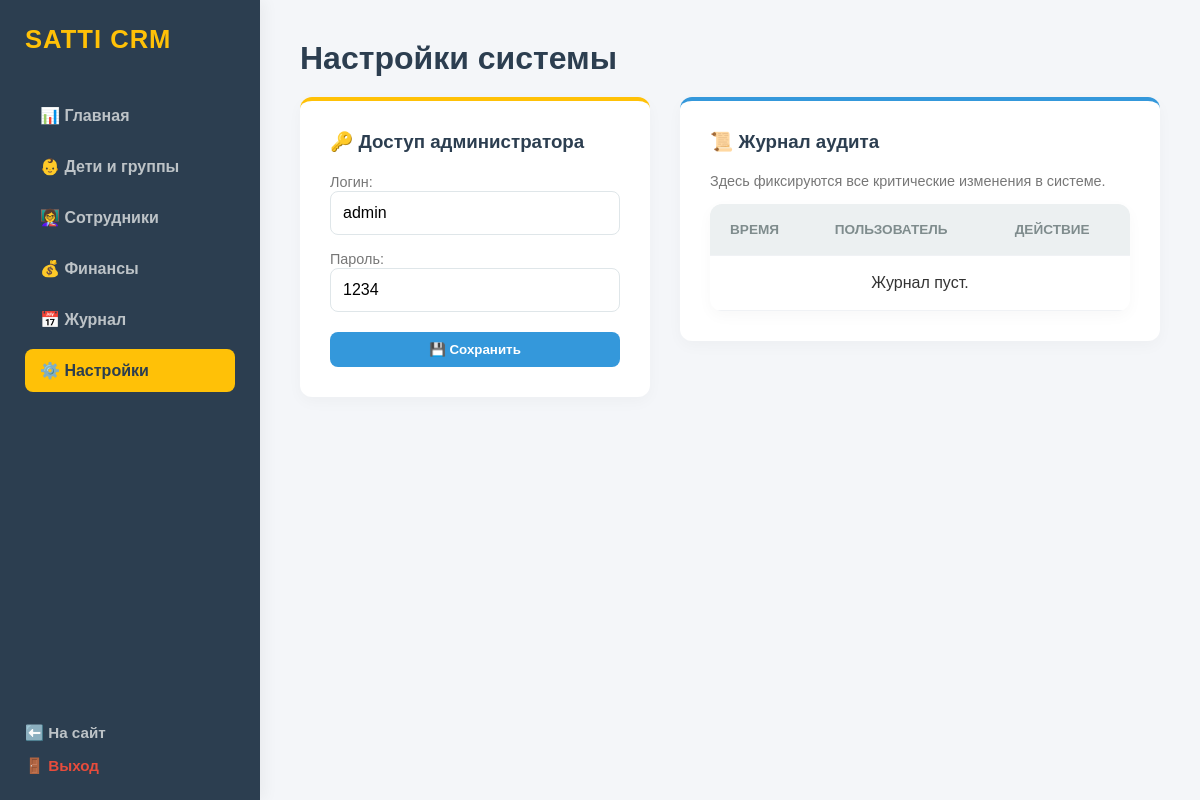
The app's page /settings (signed in), older data.
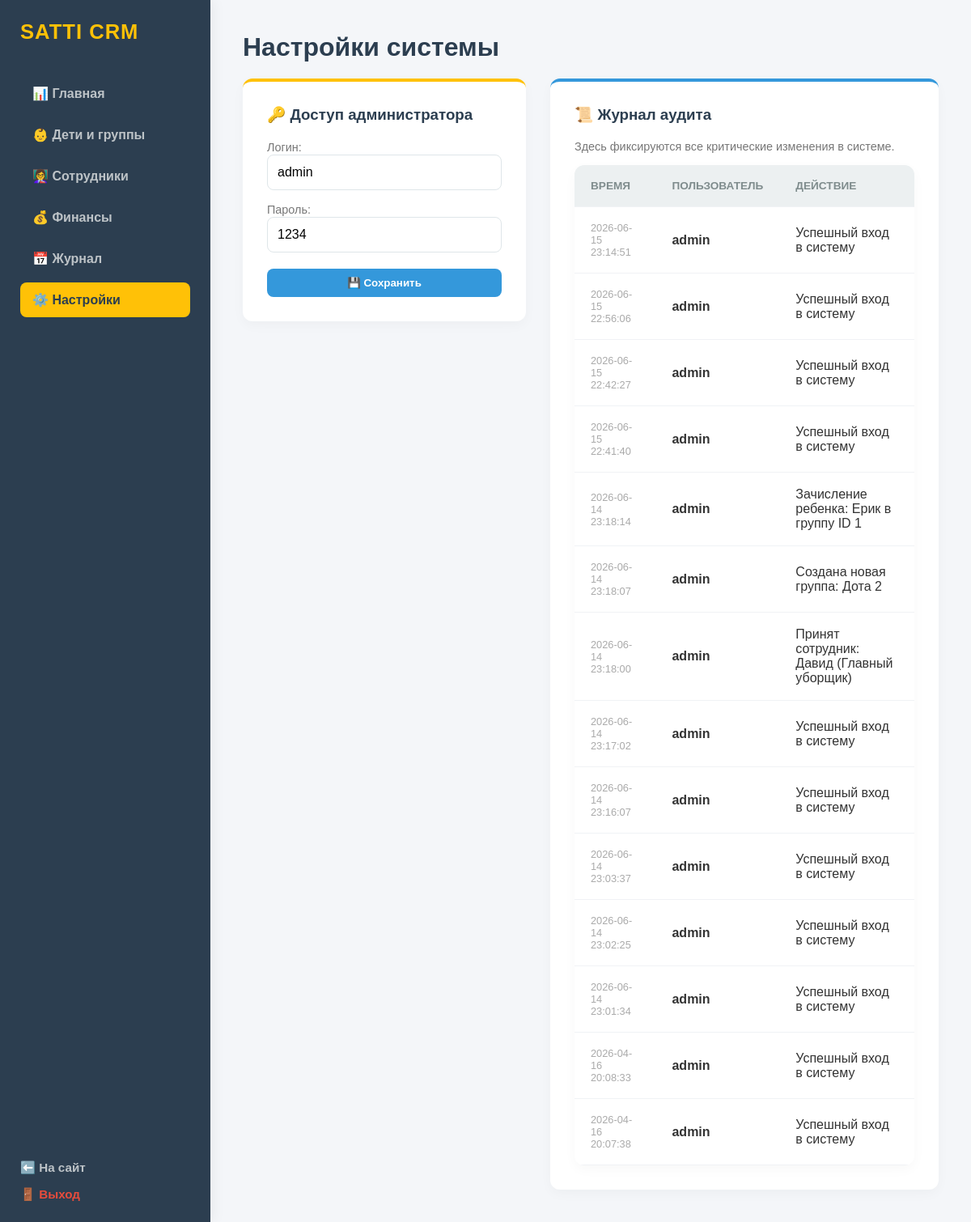
The same page, newer data.
### tables this page shows
CREATE TABLE users 
                 (id INTEGER PRIMARY KEY AUTOINCREMENT, username TEXT, password TEXT);

CREATE TABLE logs 
                 (id INTEGER PRIMARY KEY AUTOINCREMENT, user TEXT, action TEXT, timestamp TIMESTAMP DEFAULT CURRENT_TIMESTAMP);

### app.py (the view)
@app.route('/settings')
def settings_page():
    if not session.get('logged_in'): return redirect('/login')
    conn = get_db_connection()
    c = conn.cursor()
    c.execute("SELECT * FROM users WHERE id = 1")
    admin = c.fetchone()
    c.execute("SELECT * FROM logs ORDER BY id DESC LIMIT 50")
    logs = c.fetchall()
    conn.close()
    return render_template('settings.html', admin=admin, logs=logs)

### app.py (called while the page is built)
def get_db_connection():
    return sqlite3.connect(DB_PATH)

### templates/settings.html (shortened to what this page needs)
<!DOCTYPE html>
<html lang="ru">
<head>
    <link rel="stylesheet" href="{{ url_for('static', filename='css/crm.css') }}">
    <link rel="stylesheet" href="{{ url_for('static', filename='css/mobile.css') }}">
</head>
<body>
    <div class="sidebar">
        <a href="/dashboard" class="logo">SATTI CRM</a>
        <div class="menu">
            <a href="/dashboard">📊 Главная</a>
            <a href="/groups">👶 Дети и группы</a>
            <a href="/staff">👩‍🏫 Сотрудники</a>
            <a href="/finance">💰 Финансы</a>
            <a href="/journal">📅 Журнал</a>
            <a href="/settings" class="active">⚙️ Настройки</a> </div>
        <br>
        <div style="margin-top: auto;">
            <a href="/" style="color: #bdc3c7; text-decoration: none; font-size: 0.95rem; display: block; margin-bottom: 15px; font-weight: bold;">⬅️ На сайт</a>
            <a href="/logout" style="color: #e74c3c; text-decoration: none; font-size: 0.95rem; font-weight: bold;">🚪 Выход</a>
        </div>
    </div>
    <div class="main-content">
        <h1>Настройки системы</h1>
        <div class="settings-container">
            <div class="settings-card">
                <h3 style="margin-bottom: 20px;">🔑 Доступ администратора</h3>
                <form action="/update_settings" method="POST">
                    <label style="font-size: 0.9rem; color: #777;">Логин:</label>
                    <input type="text" name="username" value="{{ admin[1] }}" required style="width: 100%; margin-bottom: 15px;">
                    <label style="font-size: 0.9rem; color: #777;">Пароль:</label>
                    <input type="text" name="password" value="{{ admin[2] }}" required style="width: 100%; margin-bottom: 20px;">
                    <button type="submit" class="btn btn-primary" style="width: 100%;">💾 Сохранить</button>
                </form>
            </div>
            <div class="log-card">
                <h3>📜 Журнал аудита</h3>
                <p style="color:#777; font-size:0.9rem; margin-bottom: 15px;">Здесь фиксируются все критические изменения в системе.</p>
                <table style="margin-bottom: 0;">
                    <thead>
                        <tr>
                            <th>Время</th>
                            <th>Пользователь</th>
                            <th>Действие</th>
                        </tr>
                    </thead>
                    <tbody>
                        {% for log in logs %}
                        <tr>
                            <td class="timestamp">{{ log[3] }}</td>
                            <td><strong>{{ log[1] }}</strong></td>
                            <td>{{ log[2] }}</td>
                        </tr>
                        {% else %}
                        <tr><td colspan="3" style="text-align:center;">Журнал пуст.</td></tr>
                        {% endfor %}
                    </tbody>
                </table>
            </div>
        </div>
    </div>
</body>
</html>

### static/css/crm.css (style rules this page uses)
* { margin: 0; padding: 0; box-sizing: border-box; }
body { font-family: 'Nunito', sans-serif; display: flex; height: 100vh; background-color: #f4f6f9; color: #333; overflow: hidden; }
.sidebar { width: 260px; background-color: #2c3e50; color: white; display: flex; flex-direction: column; padding: 25px; box-shadow: 4px 0 15px rgba(0,0,0,0.05); z-index: 10; }
.logo { font-size: 1.6rem; font-weight: 800; color: #FFC107; margin-bottom: 40px; text-transform: uppercase; letter-spacing: 1px; text-decoration: none; display: block; }
.menu a { display: block; padding: 12px 15px; color: #bdc3c7; text-decoration: none; border-radius: 8px; margin-bottom: 8px; transition: all 0.3s ease; font-weight: 600; }
.menu a.active { background-color: #FFC107; color: #2c3e50; }
.main-content { flex: 1; padding: 40px; overflow-y: auto; background-color: #f4f6f9; }
h1, h2, h3 { color: #2c3e50; margin-bottom: 20px; }
table { width: 100%; border-collapse: collapse; background: white; border-radius: 12px; overflow: hidden; box-shadow: 0 5px 15px rgba(0,0,0,0.03); margin-bottom: 30px; }
th, td { padding: 18px 20px; text-align: left; border-bottom: 1px solid #f0f2f5; }
th { background-color: #ecf0f1; color: #7f8c8d; font-weight: 700; text-transform: uppercase; font-size: 0.85rem; }
input, select { padding: 12px; border: 1px solid #dfe6e9; border-radius: 8px; font-size: 1rem; outline: none; transition: 0.3s; }
button, .btn { cursor: pointer; border: none; transition: 0.2s; padding: 10px 20px; border-radius: 8px; font-weight: bold; text-decoration: none; display: inline-block; }
.btn-primary { background: #3498db; color: white; }

### templates/settings.html (style rules this page uses)
.settings-container { display: flex; gap: 30px; align-items: flex-start; flex-wrap: wrap; }
.settings-card { background: white; padding: 30px; width: 100%; max-width: 350px; border-radius: 12px; box-shadow: 0 5px 15px rgba(0,0,0,0.03); border-top: 4px solid #FFC107; }
.log-card { flex: 1; min-width: 400px; background: white; padding: 30px; border-radius: 12px; box-shadow: 0 5px 15px rgba(0,0,0,0.03); border-top: 4px solid #3498db; }
.timestamp { color: #aaa; font-size: 0.8rem; }

Row changes from the older to the newer data that the page shows:
added logs: timestamp "2026-06-15 23:14:51", user "admin", action "Успешный вход в систему"
added logs: timestamp "2026-06-15 22:56:06", user "admin", action "Успешный вход в систему"
added logs: timestamp "2026-06-15 22:42:27", user "admin", action "Успешный вход в систему"
added logs: timestamp "2026-06-15 22:41:40", user "admin", action "Успешный вход в систему"
added logs: timestamp "2026-06-14 23:18:14", user "admin", action "Зачисление ребенка: Ерик в группу ID 1"
added logs: timestamp "2026-06-14 23:18:07", user "admin", action "Создана новая группа: Дота 2"
added logs: timestamp "2026-06-14 23:18:00", user "admin", action "Принят сотрудник: Давид (Главный уборщик)"
added logs: timestamp "2026-06-14 23:17:02", user "admin", action "Успешный вход в систему"
added logs: timestamp "2026-06-14 23:16:07", user "admin", action "Успешный вход в систему"
added logs: timestamp "2026-06-14 23:03:37", user "admin", action "Успешный вход в систему"
added logs: timestamp "2026-06-14 23:02:25", user "admin", action "Успешный вход в систему"
added logs: timestamp "2026-06-14 23:01:34", user "admin", action "Успешный вход в систему"
added logs: timestamp "2026-04-16 20:08:33", user "admin", action "Успешный вход в систему"
added logs: timestamp "2026-04-16 20:07:38", user "admin", action "Успешный вход в систему"
Text that changed along with them:
text no longer shown: "Журнал пуст."
